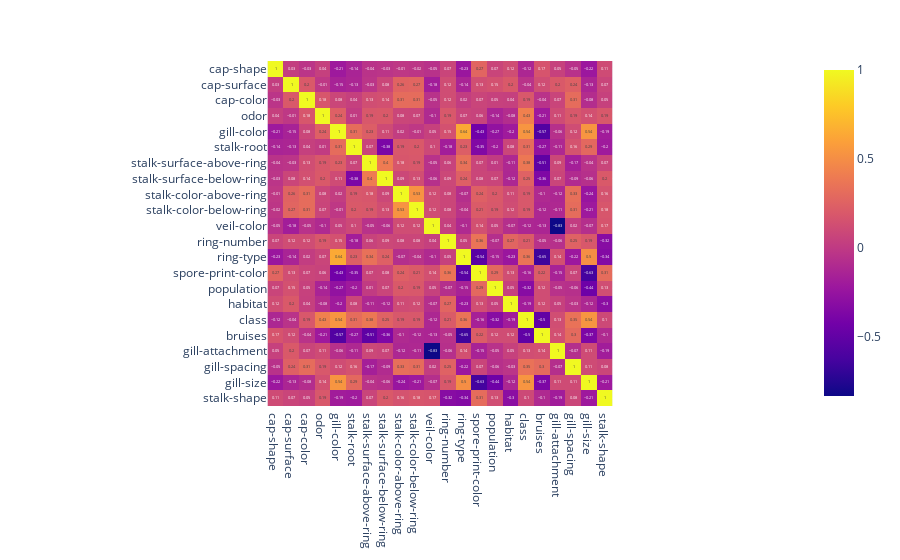

Source (notebook cell):
### Markdown cell above
Lets look correlation now

### Code cell
show_correlation(normal_df)

### Figure 1 — Plotly figure (JSON) as saved in the notebook; plotly's stock layout.template omitted (floating-point values rounded to 4 significant figures; data arrays with more than 128 entries replaced by an {"elided": "..."} marker saying what was removed)
{"data": [{"coloraxis": "coloraxis", "hovertemplate": "x: %{x}<br>y: %{y}<br>color: %{z}<extra></extra>", "name": "0", "texttemplate": "%{z}", "type": "heatmap", "x": ["cap-shape", "cap-surface", "cap-color", "odor", "gill-color", "stalk-root", "stalk-surface-above-ring", "stalk-surface-below-ring", "stalk-color-above-ring", "stalk-color-below-ring", "veil-color", "ring-number", "ring-type", "spore-print-color", "population", "habitat", "class", "bruises", "gill-attachment", "gill-spacing", "gill-size", "stalk-shape"], "xaxis": "x", "y": ["cap-shape", "cap-surface", "cap-color", "odor", "gill-color", "stalk-root", "stalk-surface-above-ring", "stalk-surface-below-ring", "stalk-color-above-ring", "stalk-color-below-ring", "veil-color", "ring-number", "ring-type", "spore-print-color", "population", "habitat", "class", "bruises", "gill-attachment", "gill-spacing", "gill-size", "stalk-shape"], "yaxis": "y", "z": {"elided": "22x22 float values"}}], "layout": {"coloraxis": {"colorscale": [[0, "#0d0887"], [0.1111, "#46039f"], [0.2222, "#7201a8"], [0.3333, "#9c179e"], [0.4444, "#bd3786"], [0.5556, "#d8576b"], [0.6667, "#ed7953"], [0.7778, "#fb9f3a"], [0.8889, "#fdca26"], [1, "#f0f921"]]}, "margin": {"t": 60}, "xaxis": {"anchor": "y", "constrain": "domain", "domain": [0, 1], "scaleanchor": "y"}, "yaxis": {"anchor": "x", "autorange": "reversed", "constrain": "domain", "domain": [0, 1]}}}
